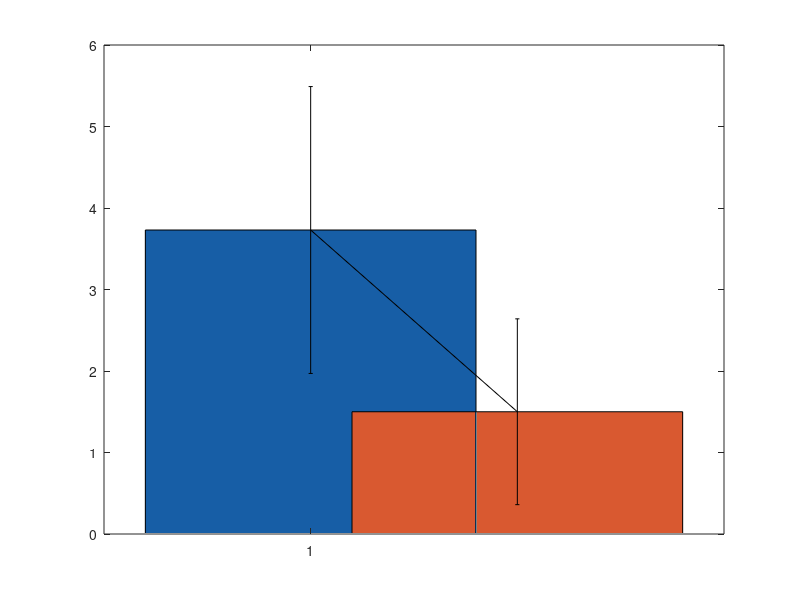

Write the MATLAB code that produced this figure. (Note: this script raises an error after producing the figure.)
%% BAR+SD-TEST A T_fail
% Data
labels = {'LQR', 'PID'};
means = [3.73 , 1.50]; %T_fail avarages
sds = [1.76	, 1.14]; % Standard deviations

% Bar Graphs, colors and Error Bars
figure;
bar(1, means(1), 'FaceColor',[0.09 0.37 0.65]); %LQR blue
hold on;
bar(2, means(2), 'FaceColor',[0.85 0.35 0.19]);%PID orange
hold on; 
errorbar(1:2, means, sds, sds, 'k', 'LineStyle', 'none', 'LineWidth', 1.2);%1;2-x locations, k-color code
% axes and labels
set(gca, 'XTick', 1:2, 'XTickLabel', labels); %gca=get current axis
ylabel('T_{fail} (sec)');
title('Test A: Comparison with falling time');
grid on;
